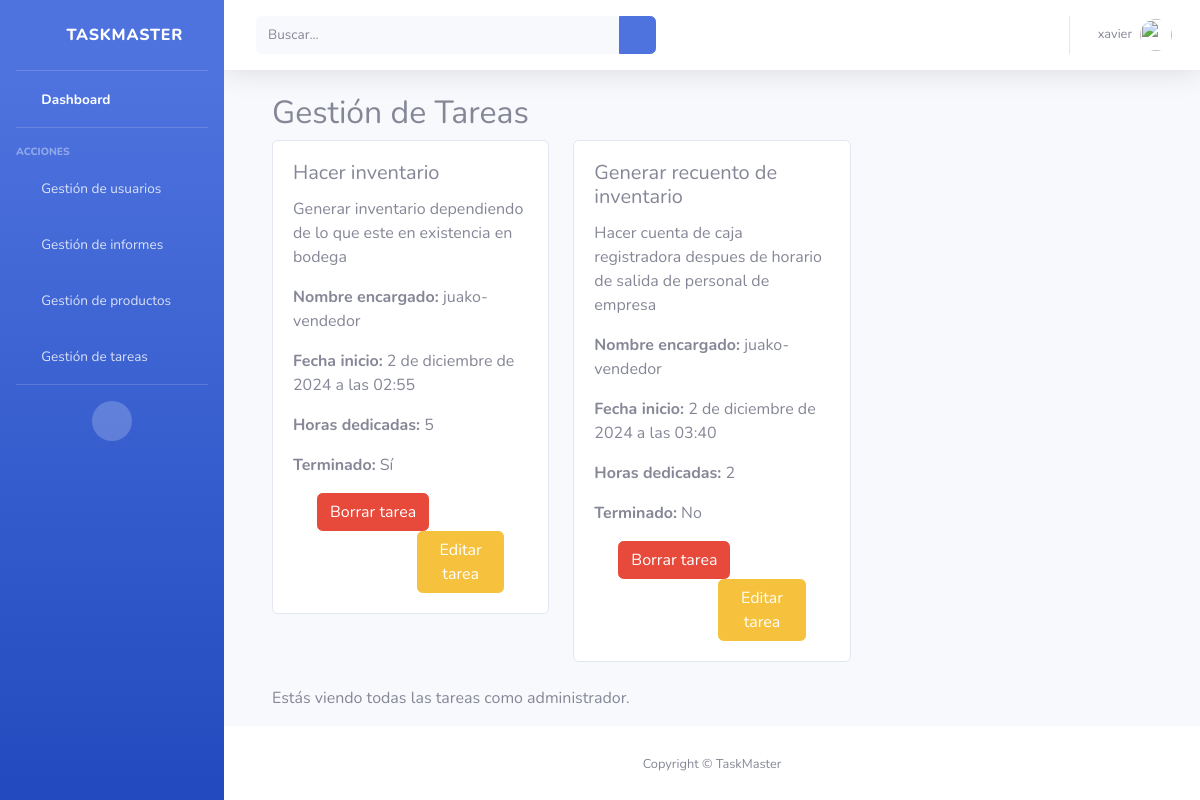
Page /gestion-tareas (signed in) on the committed database.
### Root/models.py (models this page shows, shortened)
class Tarea(models.Model):
    idTarea = models.AutoField(primary_key=True, verbose_name='Id tarea')
    nombreTarea = models.CharField(max_length=100, verbose_name='Nombre tarea')
    descripcion = models.TextField(verbose_name='Descripción', null=True, blank=True)
    fechaInicio = models.DateTimeField(auto_now_add=True, verbose_name='Fecha inicio')
    fechaTermino = models.DateTimeField(verbose_name='Fecha término', null=True, blank=True)
    horasDedicadas = models.PositiveIntegerField(verbose_name='Horas dedicadas', default=0)
    usuario = models.ForeignKey(UserProfile, on_delete=models.CASCADE)
    terminado = models.BooleanField(default=False, verbose_name='Terminado')

class UserProfile(models.Model):
    user = models.OneToOneField(get_user_model(), on_delete=models.CASCADE)
    role = models.CharField(max_length=20,choices=settings.ROLES)

### Root/views.py (the view)
# urls.py: path('gestion-tareas',views.gestionTask,name='gestion_task'),
@login_required
def gestionTask(request):
    user_groups = request.user.groups.values_list('name', flat=True)
    is_admin = 'admin' in user_groups
    is_supervisor = 'supervisor' in user_groups
    is_vendedor = 'vendedor' in user_groups
    if is_admin:
        tasks = Tarea.objects.all()  # Los admins ven todas las tareas
    elif is_supervisor:
        tasks = Tarea.objects.filter(usuario__role='vendedor')  # Supervisores ven tareas de vendedores
    elif is_vendedor:
        tasks = Tarea.objects.filter(usuario=request.user.userprofile)  # Vendedores ven sus propias tareas
    else:
        tasks = Tarea.objects.none()  # En caso de que el usuario no pertenezca a ningún rol definido
    context = {
        'tasks': tasks,
        'is_admin': is_admin,
        'is_supervisor': is_supervisor,
        'is_vendedor': is_vendedor,
    }
    return render(request, "dashboard/GestionTareas/gestion_task.html", context)

### Root/templates/dashboard/GestionTareas/gestion_task.html
{% extends 'base.html' %}
{% load static %}
{% block content %}
<div class="container-fluid">
    <h2>Gestión de Tareas</h2>
    <div class="row">
        {% for tarea in tasks %}
            <div class="col-md-4 mb-4">
                <div class="card">
                    <div class="card-body">
                        <h5 class="card-title">{{ tarea.nombreTarea }}</h5>
                        <p class="card-text">{{ tarea.descripcion }}</p>
                        <p><strong>Nombre encargado: </strong>{{tarea.usuario.user}}</p>
                        <p><strong>Fecha inicio:</strong> {{ tarea.fechaInicio }}</p>
                        <p><strong>Horas dedicadas:</strong> {{ tarea.horasDedicadas }}</p>
                        <p><strong>Terminado:</strong> {% if tarea.terminado %}  Sí {% else %} No {% endif %}</p>
                        <div class="container">
                            <a href="{%url 'deleteTask' tarea.idTarea%}" class="btn btn-danger">Borrar tarea</a>
                            <a href="{%url 'modifyTask' tarea.idTarea%}" style="margin-left: 100px;" class="btn btn-warning">Editar tarea</a>
                        </div>
                    </div>
                </div>
            </div>
        {% empty %}
            <p>No hay tareas disponibles.</p>
        {% endfor %}
    </div>
    {% if is_admin %}
        <p>Estás viendo todas las tareas como administrador.</p>
    {% elif is_supervisor %}
        <p>Estás viendo las tareas asignadas a los vendedores.</p>
    {% elif is_vendedor %}
        <p>Estás viendo tus propias tareas como vendedor.</p>
    {% endif %}
</div>
{% endblock %}

### Root/templates/base.html (shortened to what this page needs)
{%load static%}
<!DOCTYPE html>
<html lang="en">
<head>
    <link href="{%static 'vendor/fontawesome-free/css/all.min.css'%}" rel="stylesheet" type="text/css">
    <link href="{%static 'css/sb-admin-2.min.css'%}" rel="stylesheet">
</head>
<body id="page-top">
    <div id="wrapper">
        <ul class="navbar-nav bg-gradient-primary sidebar sidebar-dark accordion" id="accordionSidebar">
            <a class="sidebar-brand d-flex align-items-center justify-content-center" href="{%url 'admin_dashboard'%}">
                <div class="sidebar-brand-icon rotate-n-15">
                    <i class="fas fa-laugh-wink"></i>
                </div>
                <div class="sidebar-brand-text mx-3">TaskMaster</div>
            </a>
            <hr class="sidebar-divider my-0">
            <li class="nav-item active">
                <a class="nav-link" href="{%url 'admin_dashboard'%}">
                    <i class="fas fa-fw fa-tachometer-alt"></i>
                    <span>Dashboard</span></a>
            </li>
            <hr class="sidebar-divider">
<div class="sidebar-heading">
    Acciones
</div>
{% if is_admin %}
<li class="nav-item">
    <a class="nav-link collapsed" href="#" data-toggle="collapse" data-target="#collapseUserManagement"
       aria-expanded="true" aria-controls="collapseUserManagement">
        <i class="fas fa-fw fa-cog"></i>
        <span>Gestión de usuarios</span>
    </a>
</li>
{% endif %}
{% if is_admin or is_supervisor %}
<li class="nav-item">
    <a class="nav-link collapsed" href="#" data-toggle="collapse" data-target="#collapseReportManagement"
       aria-expanded="true" aria-controls="collapseReportManagement">
        <i class="fas fa-fw fa-cog"></i>
        <span>Gestión de informes</span>
    </a>
</li>
{% endif %}
{% if is_admin or is_supervisor %}
<li class="nav-item">
    <a class="nav-link collapsed" href="#" data-toggle="collapse" data-target="#collapseProductManagement"
       aria-expanded="true" aria-controls="collapseProductManagement">
        <i class="fas fa-fw fa-wrench"></i>
        <span>Gestión de productos</span>
    </a>
</li>
{% endif %}
{% if is_admin or is_supervisor or is_vendedor %}
<li class="nav-item">
    <a class="nav-link collapsed" href="#" data-toggle="collapse" data-target="#collapseTaskManagement"
       aria-expanded="true" aria-controls="collapseTaskManagement">
        <i class="fas fa-fw fa-wrench"></i>
        <span>Gestión de tareas</span>
    </a>
</li>
{% endif %}
<hr class="sidebar-divider">
<div class="text-center d-none d-md-inline">
    <button class="rounded-circle border-0" id="sidebarToggle"></button>
</div>
</ul>
<div id="content-wrapper" class="d-flex flex-column">
<div id="content">
    <nav class="navbar navbar-expand navbar-light bg-white topbar mb-4 static-top shadow">
        <form
            class="d-none d-sm-inline-block form-inline mr-auto ml-md-3 my-2 my-md-0 mw-100 navbar-search">
            <div class="input-group">
                <input type="text" class="form-control bg-light border-0 small" placeholder="Buscar..."
                    aria-label="Search" aria-describedby="basic-addon2">
                <div class="input-group-append">
                    <button class="btn btn-primary" type="button">
                        <i class="fas fa-search fa-sm"></i>
                    </button>
                </div>
            </div>
        </form>
        <ul class="navbar-nav ml-auto">
            <li class="nav-item dropdown no-arrow">
                <a class="nav-link dropdown-toggle" href="#" id="userDropdown" role="button"
                    data-toggle="dropdown" aria-haspopup="true" aria-expanded="false">
                    <span class="mr-2 d-none d-lg-inline text-gray-600 small">{{user.username}}</span>
                    <img class="img-profile rounded-circle"
                        src="{%static 'img/undraw_profile.svg'%}">
                </a>
            </li>
        </ul>
    </nav>
    <div class="container-fluid">
        {%block content%}
        {%endblock%}
    </div>
</div>
{%block footer%}
<footer class="sticky-footer bg-white">
    <div class="container my-auto">
        <div class="copyright text-center my-auto">
            <span>Copyright &copy; TaskMaster </span>
        </div>
    </div>
</footer>
</div>
</div>
{%endblock%}
</body>
</html>

### rows in the picture
Tarea: nombreTarea "Hacer inventario", descripcion "Generar inventario dependiendo de lo que este en existencia en bodega", usuario.user "juako-vendedor", fechaInicio "2 de diciembre de 2024 a las 02:55", horasDedicadas "5", terminado "Sí"
Tarea: nombreTarea "Generar recuento de inventario", descripcion "Hacer cuenta de caja registradora despues de horario de salida de personal de empresa", usuario.user "juako-vendedor", fechaInicio "2 de diciembre de 2024 a las 03:40", horasDedicadas "2", terminado "No"

### other values in the picture
{{ user.username }} "xavier"
